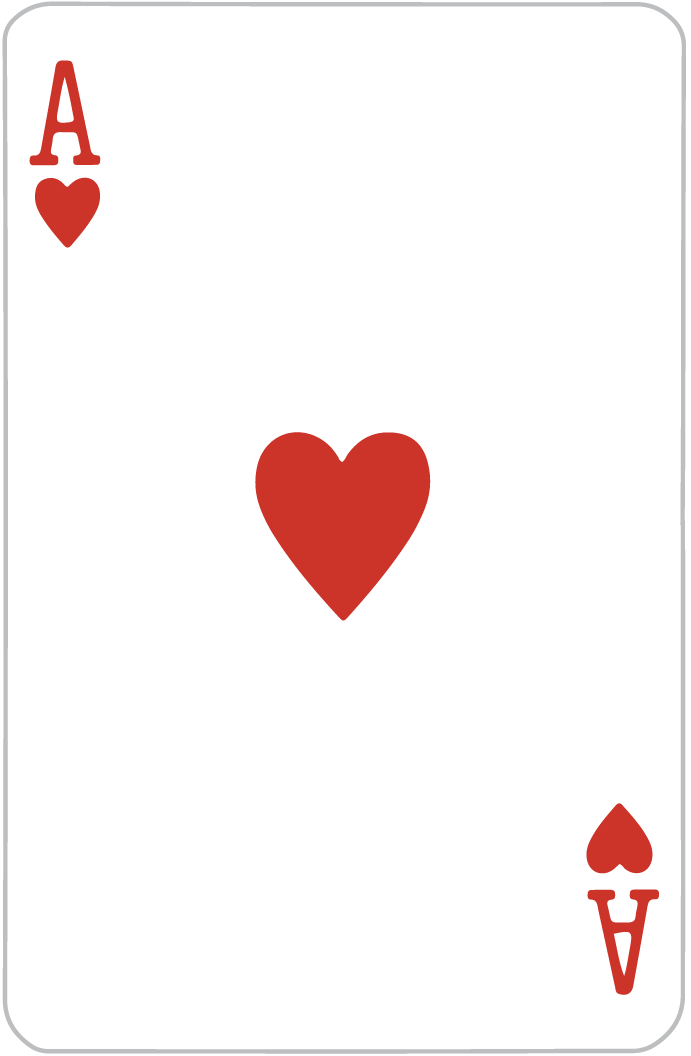
#> input picture images/14H.png, 691 x 1056 px
$ jupyter execute --allow-errors 'Test Functions.ipynb'   (shell and % lines are left out)
#> lines starting #> are read from the running program, lines starting #| are printed output that depends on the picture
### Basics.py
import random
from random import shuffle
import matplotlib.pyplot
import pandas as pd
import numpy as np

class Card:
    def __init__(self, ranksuit):
        self.ranksuit = ranksuit

    '''
    def __str__(self):
        return self.rank + ' of ' +self.suit
        #return self.rank[0] + " of " + self.suit[0]
    '''


class Deck:
    def __init__(self):
        self.cards = []
        self.all_ranks = ['14', '2', '3', '4', '5', '6', '7', '8', '9', '10', '11', '12', '13']
        self.all_suits = ['♣', '♢', '♡', '♠']
        '''
        U+2660 	U+2665 	U+2666 	U+2663
        ♠ 	♥ 	♦ 	♣
        U+2664 	U+2661 	U+2662 	U+2667
        ♤ 	♡ 	♢ 	♧
        '''
        self.cards = [rank+suit for suit in self.all_suits for rank in self.all_ranks]

    def order(self):
        return [card for card in self.cards]

    def shuffle(self):
        random.shuffle(self.cards)

    def deal(self):
        if len(self.cards) == 0:
            print('no more to deal')
            pass
        else:
            card = self.cards.pop()
            return card


def test_shuffle(somedeck, shuffle_times = 10000):
    #test the shuffle function. if shuffled a thousand times, let's look at what position each card would get

#> called with shuffle_times = 10000
    unshuffled_order = somedeck.order()

    orders = []
    for _ in range(shuffle_times):
        somedeck.shuffle()
        orders.append([somedeck.order().index(card) for card in unshuffled_order])

    df_orders = pd.DataFrame(orders, columns = unshuffled_order)
    return df_orders

# [3 lines that do not run on import are left out]

### win_lose.py
import itertools
from collections import Counter
from Basics import Deck
from Game_Board import Test_Game
import pandas as pd
import numpy as np
from time import time

def get_ranks(cards):
    """
    Returns a list of ints containing the rank of each card in cards.
    ex.
    get_ranks(['2S','3C','5C','4D','6D'])
    returns [2,3,5,4,6]
    """
    #cards = numeric_ranks(cards) # Convert rank letters to numbers (e.g. J to 11)
    return [int(card[0:-1]) for card in cards]


def get_suits(cards):
    """
    Returns a list of strings containing the suit of each card in cards.
    ex.
    get_ranks(['2S','3C','5C','4D','6D'])
    returns ['S','C','C','D','D']
    """
    return [card[-1] for card in cards]

def isstraight(rank):
    """
    Returns True if all numbers in lst can be ordered consecutively, and False otherwise
    """
    #if there's an ACE,  remove it first, and two situations:
    #1. connected? meaning len(set(lst)) == 4 and max(lst) - min(lst) == len(lst) - 1
    #2. is the min a 2 or a max a king? min(lst) == 2 or max(lst) == 13
    #if both true, then it's a straight
    lst = rank.copy()
    if 14 in lst:
        lst.remove(14)
        if len(set(lst)) == 4 and max(lst) - min(lst) == len(lst) - 1:
            if max(lst) == 13 or min(lst) == 2:
                #print('straight')
                return True
    #otherwise, connected? meaning len(set(lst)) == 5 and max(lst) - min(lst) == len(temp_lst) - 1
    elif len(set(lst)) == 5 and max(lst) - min(lst) == len(lst) - 1:
        return True
    return False

def isflush(suits):
    """
    Returns True if all elements of lst are the same, False otherwise
    ex.
    all_equal(['S,'S','S']) returns True
    """
    return len(set(suits)) == 1
def best_hand(all_hands):
    best = []

    for hand, evaluations in all_hands:
        #print(hand, evaluations)
        #if best hand is empty, assign a hand, typically for the first in the loop
        if len(best) == 0:
            #print('initialize')
            best.append((hand, evaluations))
        else:
            #if the overall evaluation is the same, then append
            if evaluations == best[0][1]:
                #print('all the same')
                best.append((hand, evaluations))
            #if the overall hand is better, assign that hand to best
            elif evaluations[0] > best[0][1][0]:
                #print('fundamentally better')
                best = [(hand, evaluations)]
            #if the overall evaulation is the same
            elif evaluations[0] == best[0][1][0]:
                #if the key is better, assign that hand to best
                if evaluations[2] > best[0][1][2]:
                    #print('better key')
                    best = [(hand, evaluations)]
                #if the kickers are better, assign that hand to best
                elif evaluations[3] > best[0][1][3]:
                    #print('better kicker')
                    best = [(hand, evaluations)]
            #else:
                #print('worse')

    return best


def evaluate_5cards(hand):
    #identify the hands
    ranks = get_ranks(hand)
    suits = get_suits(hand)

    if len(set(hand)) < len(hand) or max(ranks) > 14 or min(ranks) < 1:
        # There is a duplicate
        return 0, 'Invalid hand', 0, 0

    counter = dict(Counter(ranks))

    #if there's two unique type of ranks
    if len(counter) == 2:
        #Four of a kind - All four cards of the same rank.
        if 4 in counter.values():
            key = list(counter.keys())[list(counter.values()).index(4)]
            indices = [i for i, x in enumerate(counter.values()) if x == 1]
            kicker = [list(counter.keys())[i] for i in indices]
            kicker.sort(reverse = True)
            return 8, '4 of a Kind', key, kicker
        #Full house - Three of a kind with a pair.
        elif 2 in counter.values():
            key = list(counter.keys())[list(counter.values()).index(3)]
            return 7, 'Full House', key, 0
    #if there's three unique type of ranks
    elif len(counter) == 3:
        #Three of a kind - Three cards of the same rank.
        if 3 in counter.values():
            key = list(counter.keys())[list(counter.values()).index(3)]
            indices = [i for i, x in enumerate(counter.values()) if x == 1]
            kicker = [list(counter.keys())[i] for i in indices]
            kicker.sort(reverse = True)
            return 4, '3 of a Kind', key, kicker

        #Two pair - Two different pairs.
        else:
            indices = [i for i, x in enumerate(counter.values()) if x == 2]
            key = [list(counter.keys())[i] for i in indices]
            key.sort(reverse = True)
            kicker = list(counter.keys())[list(counter.values()).index(1)]
            return 3, '2 Pairs', key, kicker
    #Pair - Two cards of the same rank.
    elif len(counter) == 4:
        key = list(counter.keys())[list(counter.values()).index(2)]
        indices = [i for i, x in enumerate(counter.values()) if x == 1]
        kicker = [list(counter.keys())[i] for i in indices]
        kicker.sort(reverse = True)
        return 2, '1 Pair', key, kicker
    # The hand is a type of straight
    elif isstraight(ranks):
        # Hand is a flush
        if isflush(suits):
            #Royal flush - A, K, Q, J, 10, all the same suit.
            if 10 == min(ranks):
                # Lowest card is an ace
                key = 14
                return 10, 'Royal flush', key, 0
            #Straight flush - Five cards in a sequence, all in the same suit. but not royal flush
            else:
                try:
                    ranks.remove(14)
                except:
                    pass
                key = max(ranks)
                return 9, 'Straight flush', key, 0
        #Straight - Five cards in a sequence, but not of the same suit.
        else:
            if 10 == min(ranks):
                key = 14
            else:
                try:
                    ranks.remove(14)
                except:
                    pass
                key = max(ranks)
            return 5, 'Straight', key, 0
    #Flush - Any five cards of the same suit, but not in a sequence.
    elif isflush(suits):
        ranks.sort(reverse = True)
        return 6, 'Flush', ranks, 0
    #High Card - When you don't have anything else
    else:
        ranks.sort(reverse = True)
        return 1, 'High', ranks, 0


#for now, I just want to write a function that check which hand wins
def evaluate_7cards(combined_hand):
    #check for the total number of cards
    if len(combined_hand) != 7:
        print('something\'s wrong')
        pass

    # All combinations of 5 cards from the larger list
    all_hand_combo = itertools.combinations(combined_hand, 5)
    all_hands_evaluate = []
    for hand in all_hand_combo:
        all_hands_evaluate.append((hand, evaluate_5cards(hand)))

    best = best_hand(all_hands_evaluate)

    #print(best)
    return best


#later on, need to write a function that analyzes how many cards are missing from the most ideal hands with the whole cards and what's available on the board


# [142 lines that do not run on import are left out]

### Game_Board.py
#Here I want to deal some cards.
#let's specify the following:
#1. Game type
#2. How many players
import itertools
from collections import Counter
import pandas as pd
from Basics import Deck, Card

# [184 lines left out: functions get_ranks, get_suits, isstraight, isflush, best_hand, evaluate_5cards and 1 more, not called in this run]

def Test_Game(game_type, num_players):
    #initialize the number of players
    #players will be a dictionary
    players_hands = dict()

    #initialize a deck, then shuffle the deck
    mydeck = Deck()
    #print('pre-shuffled')
    #print(mydeck.order)
    mydeck.shuffle()
    #print('shuffled')
    #print(mydeck.order)


    if game_type == 'HOLDEM':
        #for holdem, each player is dealt 2 cards
        for i in range(num_players):
            hands = [mydeck.deal() for _ in range(2)]
            players_hands[i] = hands

    #now for the community cards
    hands = [mydeck.deal() for _ in range(5)]
    comm = hands

    #I wanna see the cards that are being dealt
    show = False
    if show:
        for key in players_hands.keys():
            print('Player {} with: '.format(key))
            for card in players_hands[key]:
                print(card.rank, card.suit)
        print('On the Board: ')
        for card in comm:
            print(card.rank, card.suit)
        #I wanna see what's left with the dealer
        print(len(mydeck.cards))
        print(mydeck.show())

    #It will also be interesting to see if cards are dealt per rule have a different winning percentage

    return players_hands, comm

# [3 lines that do not run on import are left out]

### Test Functions.ipynb
### Here I'll put different functions to the test

[cell 1]
import pandas as pd
import numpy as np
import matplotlib.pyplot as plt
from PIL import Image
from time import time
import itertools
import pickle
import os.path
from collections import Counter


from Basics import Deck, test_shuffle
from win_lose import evaluate_7cards, evaluate_5cards, best_hand
from Game_Board import Test_Game

Testing basic functions and methods

[cell 2]
mydeck = Deck()

[cell 3]
#showing the unshuffled order of the deck
mydeck.order()

[cell 4]
#testing the shuffle function in Deck to see if hands are distributed equally
df_test_shuffle = test_shuffle(mydeck, 10000)

[cell 5]
s_test_summary = df_test_shuffle.mean().sort_values(ascending = False).rename('avg_hand_freq')
s_test_summary

[cell 6]
s_test_summary.plot(kind = 'barh')
plt.show()
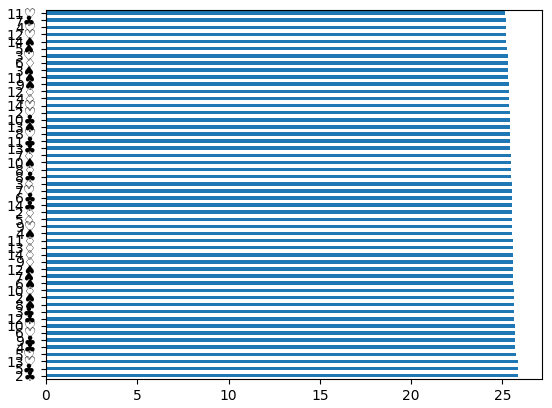
#> figure drawn by matplotlib, 1 panel

Seems like the classes and the shuffle functions working okay

Trying to run some code a few times to collect some simulation data

[cell 7]
print('starting time: {}'.format(time()))
t0 = time()
winning_df = pd.DataFrame()
hands = 200000
#> (the rest of this cell did not finish here and is left out)

[cell 8]
file_name = 'Data/whole_card_sim_200k_10p.pickle'
with open(file_name, 'wb') as handle:
        pickle.dump(winning_df, handle, protocol=pickle.HIGHEST_PROTOCOL)

[cell 9]
with open(file_name, 'rb') as handle:
        winning_df = pickle.load(handle)

[cell 10]
all_possible_whole = pd.DataFrame({'whole':[whole for whole in list(itertools.combinations(mydeck.order(), 2))]})
print(all_possible_whole.iloc[100:106])
all_possible_whole['whole rank'] = all_possible_whole['whole'].apply(lambda x: [int(i[:-1]) for i in x]).apply(lambda x: sorted(x)).apply(tuple)
all_possible_whole['whole suit'] = all_possible_whole['whole'].apply(lambda x: [i[-1] for i in x]).apply(lambda x: sorted(x)).apply(tuple)
all_possible_whole['whole'] = all_possible_whole['whole'].apply(sorted).apply(tuple)
print(all_possible_whole.iloc[100:106])
print(all_possible_whole.shape)

#> (a cell that did not finish here is left out)

#> (a cell that did not finish here is left out)

#> (a cell that did not finish here is left out)

Develop some analysis for the DataFrame and answer the following questions:
1. what hands have very slim chance of winning? by rank and suits?
    - suits can be classified as matching or not
    - ranks can be classified as connecting, 1 gap, 2 gaps, etc
    - ranks can also be looked at by pairs, have at least an Ace, King, etc
2. what is the cutoff standard for winning percentages?
    - we can sort and plot. see if there's an elbow in the plot, for the categories that we've came up with
    - we can also answer some myths:
        - are 2, 7s the worst hands?
        - small pairs, do they always suck?

some classification ideas:
1. suit:
    - same suit
    - different suit

2. rank:
    - pair of different sizes
    - at least a high card
    - does suit play a dramatic role?
    - gaps (0, 1, 2, 3, 4, 5+)

Also, how do things differ for 10 player, 5 player, and 2 player games? Is what we've found about 10 players not applicable anymore?

#> (a cell that did not finish here is left out)

I also want to develop a function that tells me the possibilities with the whole and the community, namely the outs I have for making my current position better.

I'm going to gather some photos of the deck to make displaying some hands a little easier

[cell 15]
#some aside.....ignore for now
import matplotlib.pyplot as plt
import matplotlib.image as mpimg

#make new figure with 2 subfigures
#each subfigure can have an image in it
fig = plt.figure(figsize=(5, 3))
image1 = plt.subplot(121)
image2 = plt.subplot(122)

#read the image files (png files preferred)
img_source1 = mpimg.imread('images/14H.png')
#> img_source1 is the input picture: shape (1056, 691, 4) float32; mean R, G, B, A 0.985, 0.957, 0.956, 0.98
img_source2 = mpimg.imread('images/14D.png')
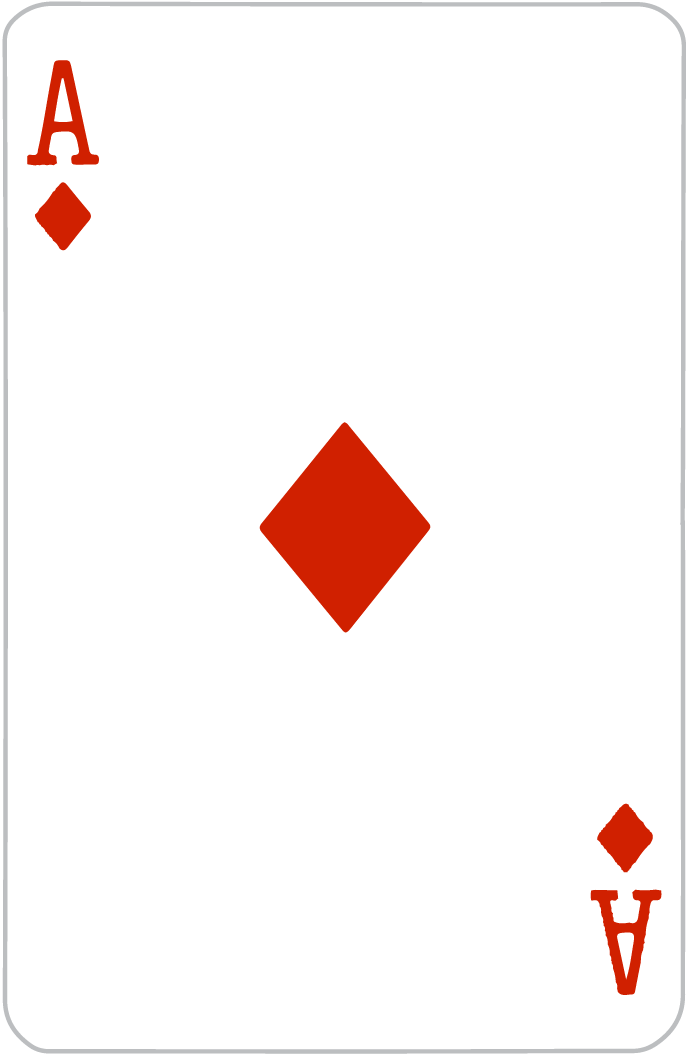
#> input picture images/14D.png, 691 x 1056 px
#> img_source2 is the input picture: shape (1056, 691, 4) float32; mean R, G, B, A 0.987, 0.96, 0.956, 0.98
#put the images into the window
_ = image1.imshow(img_source1)
_ = image2.imshow(img_source2)

#hide axis and show window with images
image1.axis("off")
image2.axis("off")
plt.show()
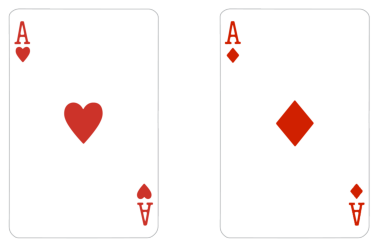
#> figure drawn by matplotlib, 2 panels

I need a function that cleans assesses all possibilities for me

[cell 16]
mydeck = Deck()
mydeck.shuffle()
myhand = [mydeck.deal() for _ in range(2)]
#> myhand = ['3♠', '2♣']
myhand += [mydeck.deal() for _ in range(3)]
#> myhand = ['3♠', '2♣', '5♢', '14♠', '7♡']
